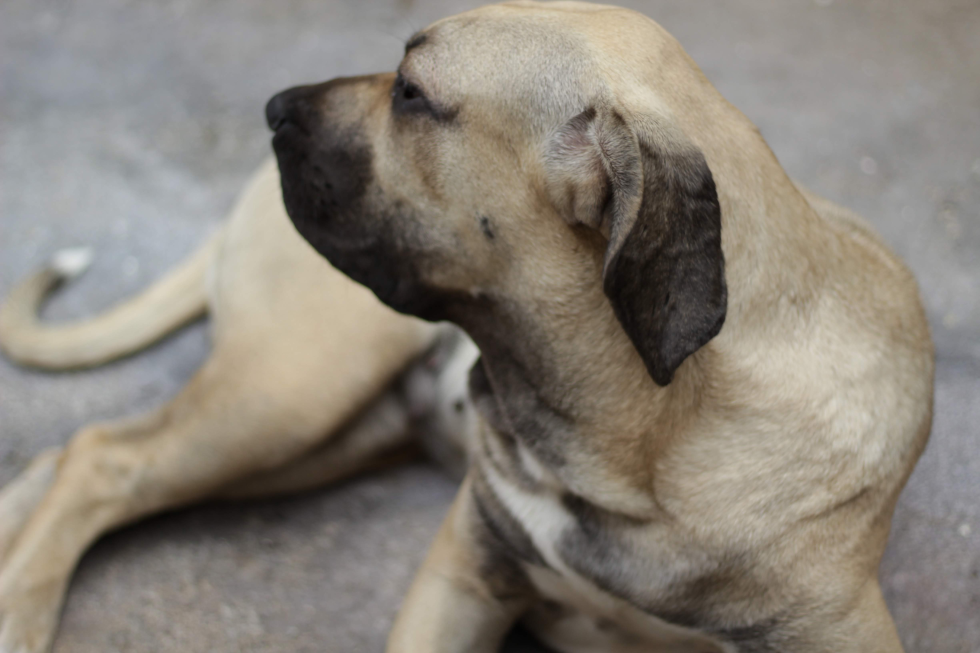
#> input picture 04_Modulos/Pillow_img/img_original.JPG, 4898 x 3265 px (shown at 1/5 size)
$ python img_pillow.py
#> lines starting #> are read from the running program, lines starting #| are printed output that depends on the picture
from pathlib import Path
from PIL import Image, ImageEnhance, ImageOps, ImageFilter

# Caminhos
ROOT_FOLDER = Path(__file__).parent
ORIGINAL = ROOT_FOLDER / 'img_original.JPG'
MALUCA = ROOT_FOLDER / 'img_maluca.JPG'
REDIMENSIONADA = ROOT_FOLDER / 'img_redimensionada.JPG'

# Abrindo a imagem original
img = Image.open(ORIGINAL)
#> img is the input picture: PIL image 4898x3265 RGB; mean R, G, B 136, 129.1, 119.6

# 1. Versão maluca: inverter cores, aumentar contraste, aplicar blur
img_maluca = ImageOps.invert(img.convert('RGB'))
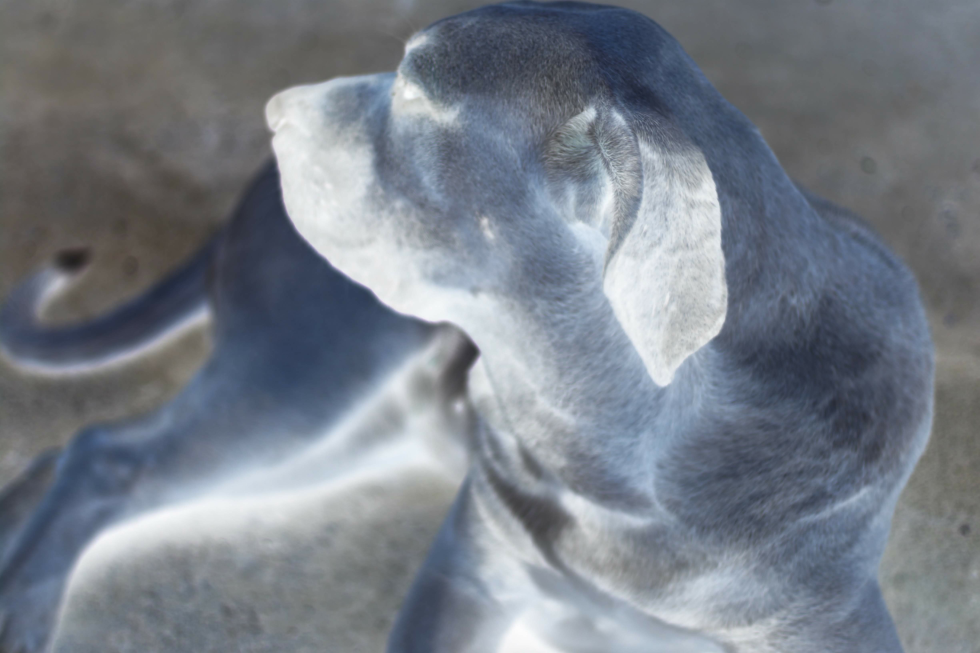
#> img_maluca: PIL image 4898x3265 RGB (shown at 1/5 size); mean R, G, B 119, 125.9, 135.4
img_maluca = ImageEnhance.Contrast(img_maluca).enhance(2.5)
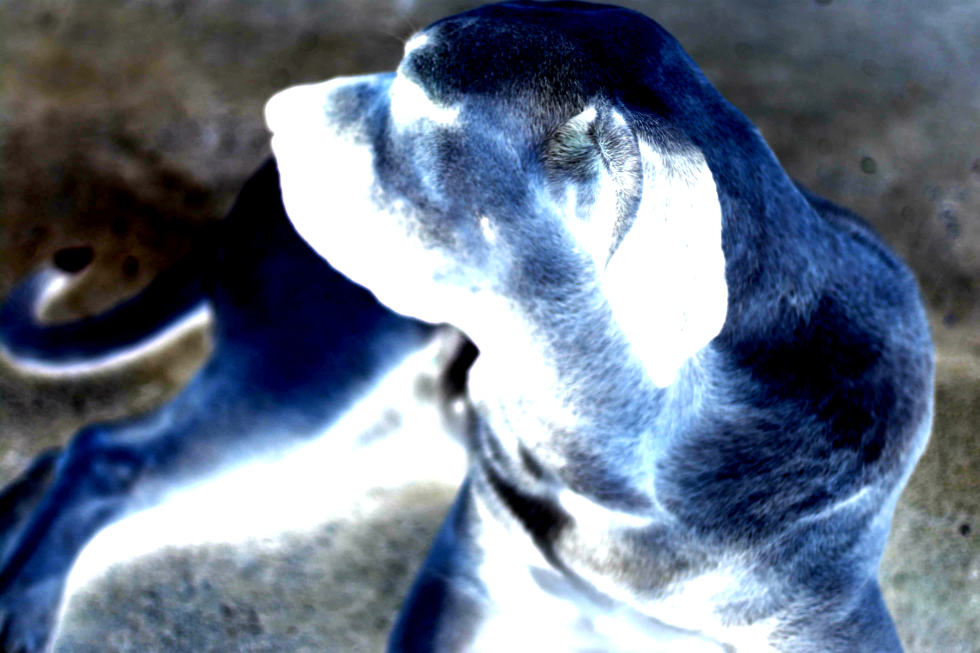
#> img_maluca: PIL image 4898x3265 RGB (shown at 1/5 size); mean R, G, B 104.2, 116.4, 135.4
img_maluca = img_maluca.filter(ImageFilter.GaussianBlur(3))
img_maluca.save(MALUCA)
print(f'Imagem maluca salva em: {MALUCA}')

# 2. Versão redimensionada (largura ~600px, mantendo proporção)
largura, altura = img.size
#> largura = 4898; altura = 3265
nova_largura = 600
nova_altura = int((nova_largura / largura) * altura)
#> nova_altura = 399
img_redimensionada = img.resize((nova_largura, nova_altura))
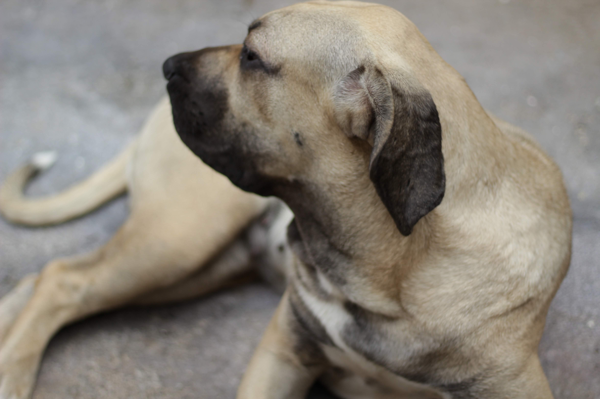
#> img_redimensionada: PIL image 600x399 RGB; mean R, G, B 136, 129.1, 119.6
img_redimensionada.save(REDIMENSIONADA)
print(f'Imagem redimensionada salva em: {REDIMENSIONADA}')
